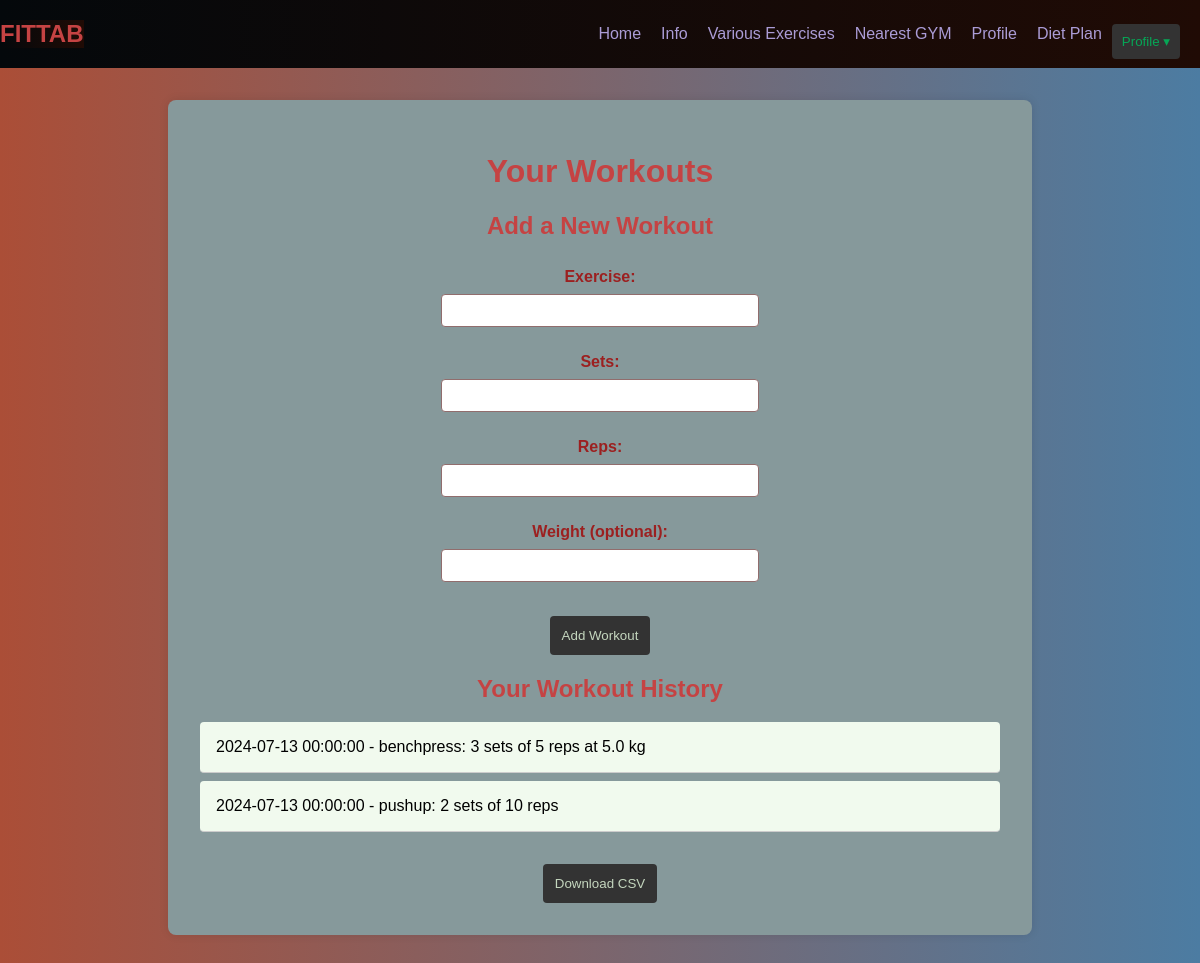
Before: /workouts (signed in) with the older database file.
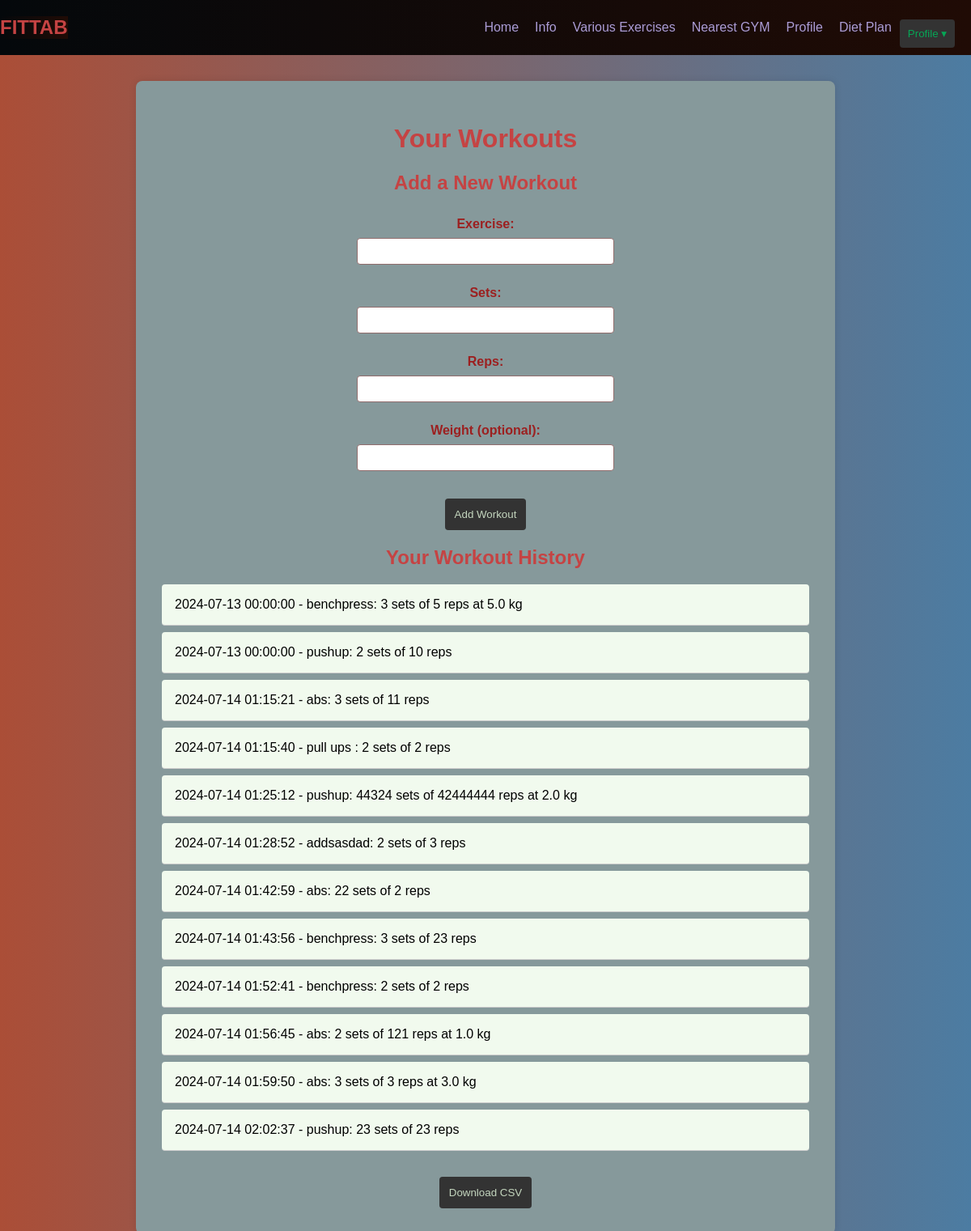
After: the same page with the newer database file.
### app.py (models this page shows, shortened)
class Workout(db.Model):
    id = db.Column(db.Integer, primary_key=True, autoincrement=True)
    user_id = db.Column(db.Integer, db.ForeignKey('user.id'), nullable=False)
    exercise = db.Column(db.String(100), nullable=False)
    sets = db.Column(db.Integer, nullable=False)
    reps = db.Column(db.Integer, nullable=False)
    weight = db.Column(db.Float, nullable=True)
    date = db.Column(db.DateTime, default=datetime.now())
    user = db.relationship('User', back_populates='workouts')
    def to_dict(self):
        return {
            'date': self.date.strftime('%Y-%m-%d %H:%M:%S'),
            'exercise': self.exercise,
            'sets': self.sets,
            'reps': self.reps,
            'weight': self.weight
        }

### app.py (the view, shortened to what this page needs)
@app.route('/workouts', methods=['GET', 'POST'])
def workouts():
    if 'user_id' in session:
        user_id = session['user_id']
        user = User.query.filter_by(id=user_id).first()
        workout_objects = Workout.query.filter_by(user_id=user_id).all()
        workouts = [workout.to_dict() for workout in workout_objects]
        return render_template('workouts.html', user=user, workouts=workouts)
    else:
        return redirect(url_for('index'))

### templates/workouts.html (shortened to what this page needs)
<!DOCTYPE html>
<html lang="en">
<head>
    <link rel="stylesheet" href="{{ url_for('static', filename='style_workout.css') }}">
</head>
<body>
    <nav>
        <h1 style="background: linear-gradient(to left, #200b05, #04080b);">FITTAB</h1>
        <div class="nav-links">
            <a href="{{ url_for('info') }}">Home</a>
            <a href="#">Info</a>
            <a href="{{ url_for('exercise') }}">Various Exercises</a>
            <a href="{{ url_for('nearest_gym') }}">Nearest GYM</a>
            <a href="{{ url_for('profile') }}">Profile</a>
            <a href="/diet">Diet Plan</a>
            <div class="profile-dropdown">
                <button class="profile-button">Profile &#9662;</button>
            </div>
        </div>
    </nav>
    <div class="container">
        <h1>Your Workouts</h1>
        <div>
            <h2>Add a New Workout</h2>
            <form method="POST" action="{{ url_for('workouts') }}">
                <label for="exercise">Exercise:</label>
                <input type="text" id="exercise" name="exercise" required>
                <br>
                <label for="sets">Sets:</label>
                <input type="number" id="sets" name="sets" required>
                <br>
                <label for="reps">Reps:</label>
                <input type="number" id="reps" name="reps" required>
                <br>
                <label for="weight">Weight (optional):</label>
                <input type="number" id="weight" name="weight" step="0.1">
                <br>
                <button type="submit">Add Workout</button>
            </form>
        </div>
        <div>
            <h2>Your Workout History</h2>
            <ul>
                {% for workout in workouts %}
                    <li>{{ workout.date }} - {{ workout.exercise }}: {{ workout.sets }} sets of {{ workout.reps }} reps {% if workout.weight %} at {{ workout.weight }} kg {% endif %}</li>
                {% endfor %}
            </ul>
            <form id="downloadForm" action="{{ url_for('download_workouts') }}" method="post">
                <button type="button" onclick="prepareDownload()">Download CSV</button>
            </form>
        </div>
    </div>
</body>
</html>

### static/style_workout.css (style rules this page uses)
body { color: #333; background: linear-gradient(to right, #ab4e37, #4c7ca2); font-family: Arial, sans-serif; margin: 0; padding: 0; }
nav { background: linear-gradient(to left, #200b05, #04080b); display: flex; justify-content: space-between; align-items: center; list-style-type: none; margin: 0; padding: 0; }
.nav-links { display: flex; align-items: center; margin-left: auto; }
nav a { color: #ab9cd6; text-decoration: none; padding: 10px; }
.profile-dropdown { position: relative; display: inline-block; margin-right: 20px; }
.profile-button { background-color: #333; color: #06a656; border: none; cursor: pointer; padding: 10px; }
.container { max-width: 800px; margin: 2rem auto; padding: 2rem; background-color: #86999b; box-shadow: 0 0 10px rgba(0,0,0,0.1); border-radius: 8px; text-align: left; }
form { display: flex; flex-direction: column; align-items: center; }
label { margin: 0.5rem 0; font-weight: bold; color: #9c2020; }
input[type="text"], input[type="number"] { padding: 0.5rem; border: 1px solid #916d6d; border-radius: 4px; width: 50%; max-width: 300px; }
button { margin-top: 1rem; padding: 0.75rem; background-color: #333; color: #c4d6be; border: none; border-radius: 4px; cursor: pointer; width: fit-content; }
ul { list-style-type: none; padding: 0; }
ul li { background-color: #f1faee; padding: 1rem; border-bottom: 1px solid #ccc; margin-bottom: 0.5rem; border-radius: 4px; color: black; }
h1, h2 { color: #c54343; text-align: center; }

Changed rows visible on the page:
added Workout: date "2024-07-14 01:15:21", exercise "abs", sets "3", reps "11"
added Workout: date "2024-07-14 01:15:40", exercise "pull ups", sets "2", reps "2"
added Workout: date "2024-07-14 01:25:12", exercise "pushup", sets "44324", reps "42444444", weight "2.0"
added Workout: date "2024-07-14 01:28:52", exercise "addsasdad", sets "2", reps "3"
added Workout: date "2024-07-14 01:42:59", exercise "abs", sets "22", reps "2"
added Workout: date "2024-07-14 01:43:56", exercise "benchpress", sets "3", reps "23"
added Workout: date "2024-07-14 01:52:41", exercise "benchpress", sets "2", reps "2"
added Workout: date "2024-07-14 01:56:45", exercise "abs", sets "2", reps "121", weight "1.0"
added Workout: date "2024-07-14 01:59:50", exercise "abs", sets "3", reps "3", weight "3.0"
added Workout: date "2024-07-14 02:02:37", exercise "pushup", sets "23", reps "23"
